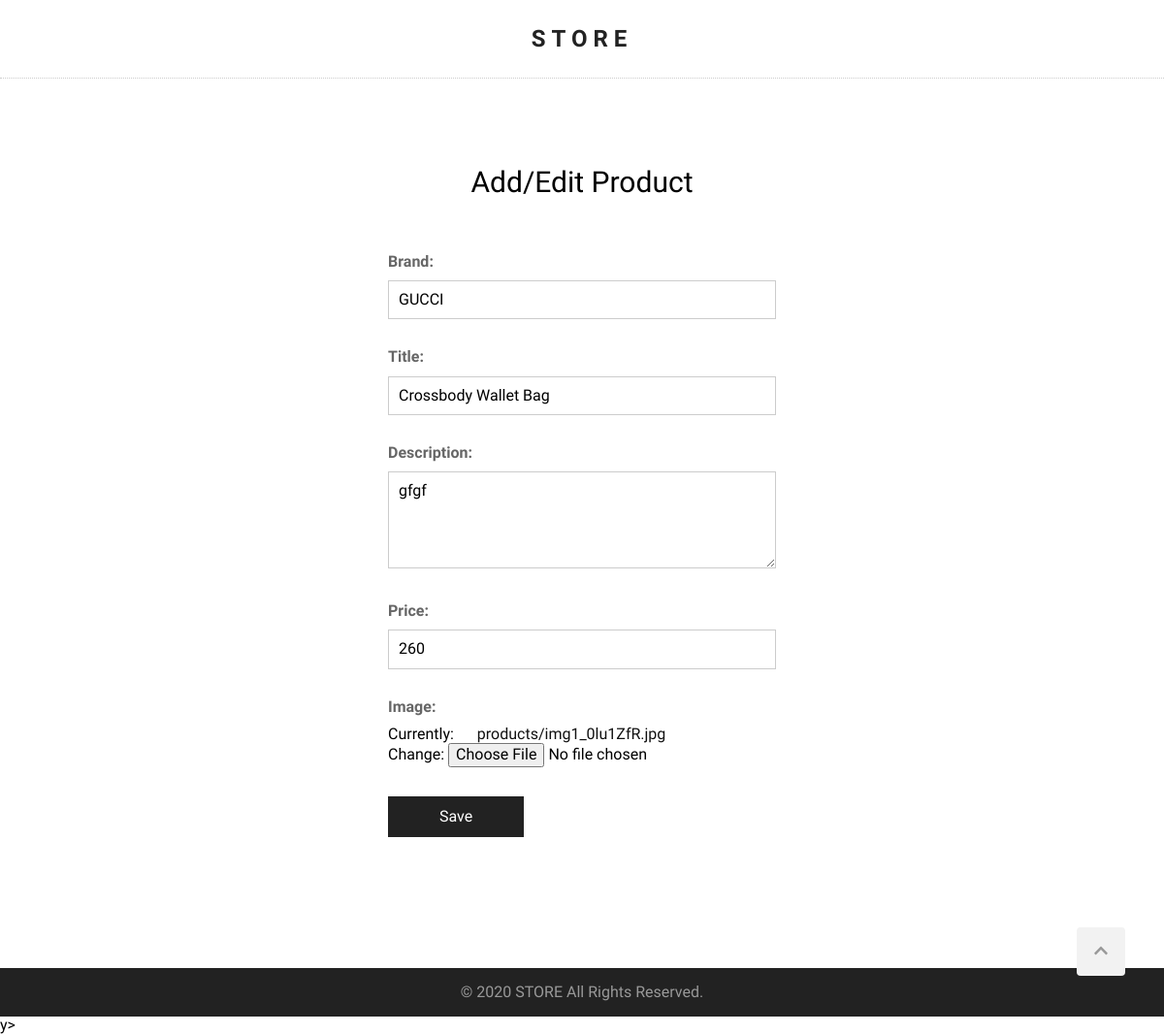
/products/edit/14/, run on the app's committed database.
### products/models.py (models this page shows, shortened)
class Product(models.Model):
    brand = models.CharField(max_length=100)
    title = models.CharField(max_length= 100)
    description = models.TextField(max_length= 2000, null= True, blank= True)
    price = models.PositiveIntegerField(null=True,blank=True)
    created_at = models.DateTimeField(auto_now=True)
    image = models.ImageField(upload_to='products/', null=True)

### products/views.py (the view)
# urls.py: path('products/edit/<pk>/', product_edit, name='product_edit'),
def product_edit(request, pk):
    product = get_object_or_404(Product, pk=pk)
    if request.method == 'POST':
       form = AddProductForm(request.POST, request.FILES, instance=product)
       if form.is_valid():
            form.save()
            return render(request, 'products/product_add_edit_successful.html')
    else:
        form = AddProductForm(instance=product)
    context = {
        'form':form
    }
    return render(request, 'products/product_add_edit.html',context)

### products/forms.py
class AddProductForm(ModelForm):
    class Meta:
        model = Product
        fields = ('brand', 'title', 'description', 'price', 'image')

### templates/products/product_add_edit.html (shortened to what this page needs)
{% extends "base.html" %}
{% block content %}
<section class="form-section">
    <h2 class="section-headline">Add/Edit Product</h2>
    <div class="form">
        <form action="" method="post" enctype="multipart/form-data">
            {{ form.as_p }}
            <p>
                <button type="submit">Save</button>
            </p>
        </form>
    </div>
</section>
{% endblock %}

### static/style.css (style rules this page uses)
html { scroll-behavior: smooth; }
body { margin: 0; font-family: 'Questrial', sans-serif; }
.section-headline { font-size: 30px; font-weight: normal; margin: 0; }
.form-section { overflow: auto; width: 100%; }
.form { max-width: 400px; margin: 45px auto; padding: 0 20px; }
.form p { margin: 0 0 20px 0; text-align: left; }
.form label { display: block; padding: 10px 0; color: #666; font-weight: bold; }
.form input[type=text], .form input[type=email], .form input[type=number], .form input[type=password], .form select { padding: 10px; max-width: 400px; width: 100%; border: 1px solid #ccc; box-sizing: border-box; }
.form textarea { max-width: 400px; min-height: 100px; width: 100%; height: 100px; padding: 10px; box-sizing: border-box; font-family: inherit; font-size: inherit; border: 1px solid #ccc; }
.form button { width: 140px; line-height: 40px; font-size: 16px; background: #222; color: #fff; border: none; cursor: pointer; margin-top: 10px; transition-duration: .3s; }
.form a { text-decoration: none; color: #111; margin-left: 20px; }

### data on the page
Product: brand "GUCCI", title "Crossbody Wallet Bag", description "gfgf", price "260"
